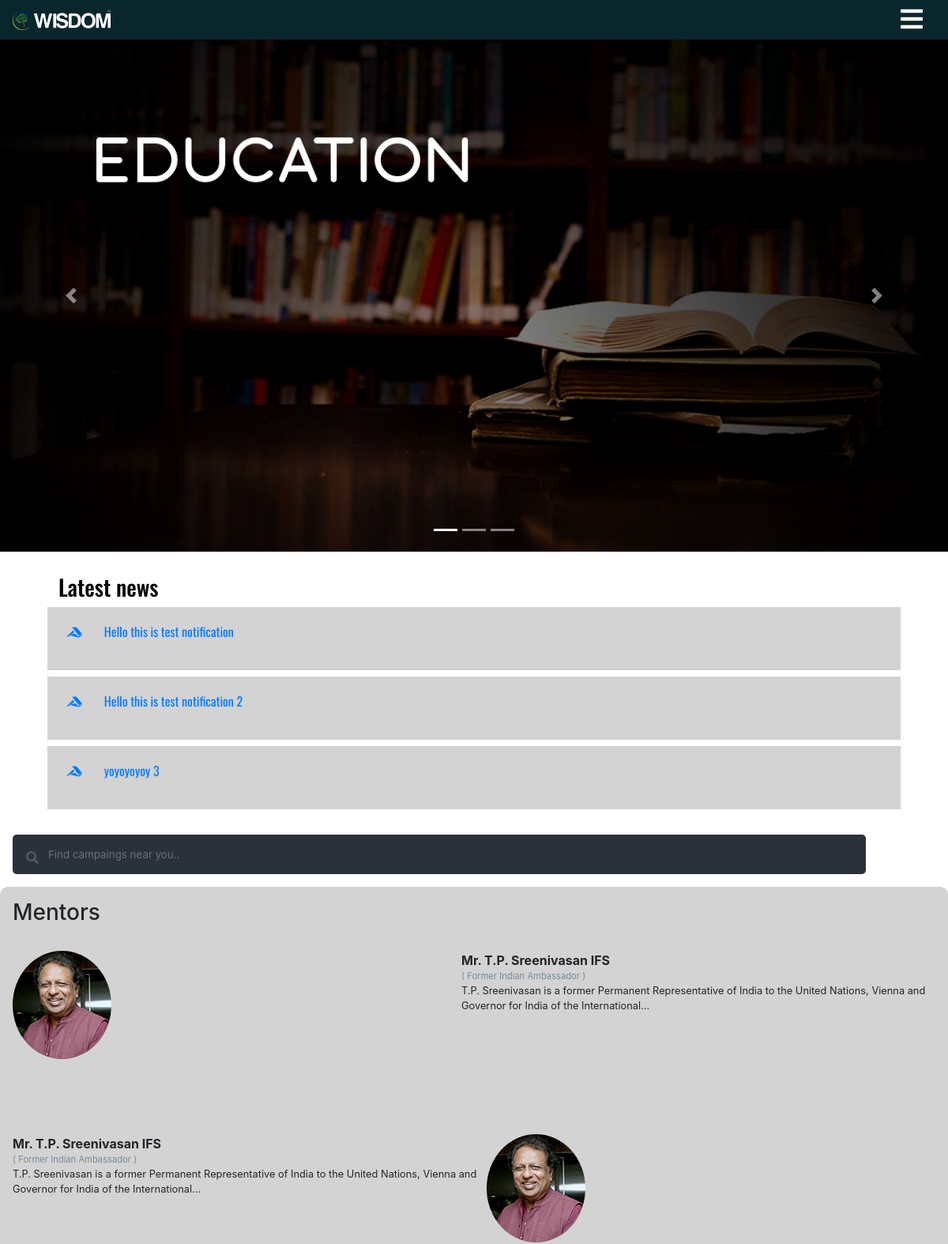
/ (upper part), run on an earlier commit of the app's database.
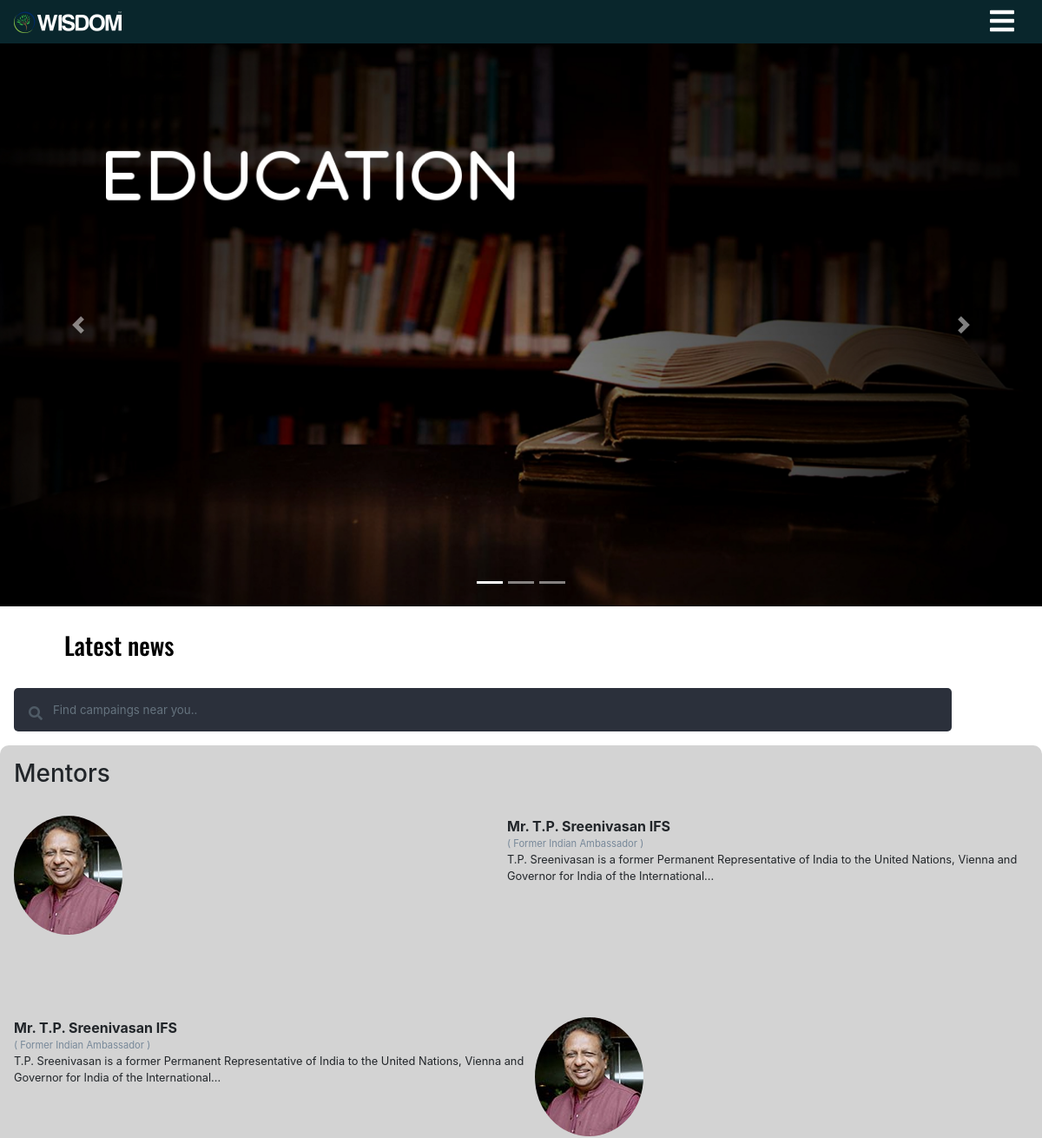
And on a later commit of the database.
### wisdom/models.py (models this page shows, shortened)
class Notifications(models.Model):
    date = models.DateTimeField()
    title = models.CharField(max_length=50)
    text = models.CharField(max_length=500)
    url = models.URLField()
    def __str__(self):
        return self.date.strftime(TIME_FORMAT) + " : " + self.text
    @staticmethod
    def get_latest_notifications(length=10):
        return Notifications.objects.all().order_by('-date')[:length]

### wisdom/views.py (the view)
# urls.py: path('', views.Index.as_view(), name='index')
class Index(TemplateView):
    template_name = 'wisdom/index.html'
    def get_context_data(self, **kwargs):
        context = super(Index, self).get_context_data(**kwargs)
        context['notifications'] = [i for i in Notifications.get_latest_notifications()]
        context['services'] = [i for i in Service.objects.all()]
        return context

### wisdom/models.py (called while the page is built)
    def __str__(self):
        return self.name

### wisdom/templates/wisdom/index.html (shortened to what this page needs)
{% load static %}
<!doctype html>
<html lang="en">
<head>
    <link rel="stylesheet" href="https://maxcdn.bootstrapcdn.com/bootstrap/4.0.0/css/bootstrap.min.css">
    <link href="https://use.fontawesome.com/releases/v5.0.6/css/all.css" rel="stylesheet">
    <link rel="stylesheet" href={% static 'wisdom/style.css' %}>
</head>
<body>
<div class="navbar">
		  <span>
		  	<img src="{% static  'wisdom/img/wisdomstraight.png' %}">
		  </span>
    <span class="ham">
		  	<i class="fas fa-bars fa-2x"></i>
		  </span>
</div>
<div class="section-1">
    <div id="zeal-highlights" class="carousel slide" data-ride="carousel">
        <ol class="carousel-indicators">
            <li data-target="#zeal-highlights" data-slide-to="0" class="active"></li>
            <li data-target="#zeal-highlights" data-slide-to="1"></li>
            <li data-target="#zeal-highlights" data-slide-to="2"></li>
        </ol>
        <div class="carousel-inner">
            <div class="carousel-item active">
                <img class="carousel-img " src = {% static  'wisdom/img/c4.jpg' %} alt="First slide">
            </div>
        </div>
        <a class="carousel-control-prev" href="#zeal-highlights" role="button" data-slide="prev">
            <span class="carousel-control-prev-icon" aria-hidden="true"></span>
        </a>
        <a class="carousel-control-next" href="#zeal-highlights" role="button" data-slide="next">
            <span class="carousel-control-next-icon" aria-hidden="true"></span>
        </a>
    </div>
    <div class="latest">
        <h3>Latest news</h3>
        {% for i in notifications %}
            <a href="{{ i.url }}">
                <div class="item">
                    <i class="fab fa-accusoft"></i>
                    <div class="content">
                        {{ i.text }}
                    </div>
                </div>
            </a>
        {% endfor %}
    </div>
    </div>
<div class="section-2">
    <div class="find-campain">
        <div class="box">
            <div class="container-1">
                <span class="icon"><i class="fa fa-search"></i></span>
                <input type="search" id="search" placeholder="Find campaings near you.." />
            </div>
        </div>
    </div>
</div>
<div class="section-3">
    <h3>Mentors</h3>
    <div class="mentor">
        <div class="img">
            <img src={% static  'wisdom/img/sreenivasan.jpg' %} alt="">
        </div>
        <div class="data">
            <div class="name">Mr. T.P. Sreenivasan IFS</div>
            <div class="desig">( Former Indian Ambassador )</div>
            <div class="des">
                T.P. Sreenivasan is a former Permanent Representative  of India to the United Nations,
                Vienna and Governor for India of the International...
            </div>
        </div>
    </div>
    <div class="mentor">
        <div class="img">
            <img src={% static  'wisdom/img/sreenivasan.jpg' %} alt="">
        </div>
        <div class="data">
            <div class="name">Mr. T.P. Sreenivasan IFS</div>
            <div class="desig">( Former Indian Ambassador )</div>
            <div class="des">
                T.P. Sreenivasan is a former Permanent Representative  of India to the United Nations,
                Vienna and Governor for India of the International...
            </div>
        </div>
    </div>
</div>
</body>
</html>

### wisdom/static/wisdom/style.css (style rules this page uses)
body { margin: 0; padding: 0; width: 100vw; height: 100vh; }
.navbar { list-style-type: none; margin: 0; background-color: #09262C; color: white; }
.navbar span img { width: 50%; }
.ham { padding-right: 1em; }
.section-1 { color:black; }
.carousel-img { width: 100% ; transition: 0.35s ease-in; }
.latest { width: 90vw; font-family: 'Oswald', sans-serif; margin: auto; }
.latest h3 { padding-left: 0.5em; margin-top: 1em; }
.section-2 { width: 90vw; height: 50px; }
.find-campain { margin: 2em 1em; }
.container-1 { width: 300px; vertical-align: middle; white-space: nowrap; position: relative; }
.container-1 input#search { width: 90vw; height: 50px; background: #2b303b; border: none; font-size: 10pt; float: left; color: #63717f; padding-left: 45px; -webkit-border-radius: 5px; -moz-border-radius: 5px; border-radius: 5px; transition: 0.35s ease-in-out; }
.container-1 .icon { position: absolute; top: 50%; margin-left: 17px; margin-top: 17px; z-index: 1; color: #4f5b66; }
.section-3 { padding: 1em; border-radius: 10px; background-color: lightgray; margin-top: 1em; }
.mentor { height: 25vh; margin: 2em 0; }
.mentor .img { display: inline-block; width: 40vw; }
.mentor img { border-radius: 50%; cursor: pointer; }
.data { display: inline-block; width: 50vw; }
.section-3 .mentor:nth-child(odd) .data { float: left; }
.section-3 .mentor:nth-child(even) .data { float: right; }
.name { font-weight: bold; cursor: pointer; }
.desig { font-size: 0.7em; color: lightslategrey; }
.des { font-size: 0.8em; }

What changed in the data, as far as the page shows it:
removed Notifications: text "Hello this is test notification"
removed Notifications: text "Hello this is test notification 2"
removed Notifications: text "yoyoyoyoy 3"
